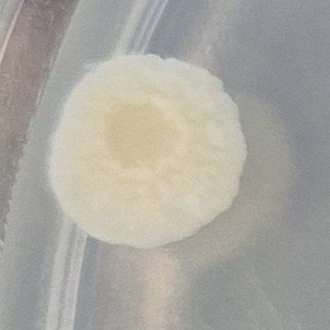
#> input picture figures/colony_screening/reference/strain7_colony_crop.jpg, 330 x 330 px
$ python -i extract_lawn_features.py   (imports and definitions only)
#> lines starting #> are read from the running program, lines starting #| are printed output that depends on the picture; after the words box and inside, x2 and y2 are one past the last pixel; in counts of white or black regions, pixels touching at a corner belong together
### scripts/colony_screening/segment_schizo_colonies.py
"""
Detect well-isolated single Schizochytrium-type colonies on plate photos
(reference lab strains, and environmental sample plates) and crop them out.

Adapted from the Chlorella pipeline (../../colony_pics/scripts/segment_colonies.py)
for a different organism and imaging setup:
  - Background is a reflective, scratched stainless-steel bench (highly
    variable brightness/color), NOT a uniform pale backdrop -- so the dish
    is found via Hough circle detection on grayscale, not color thresholding.
  - Colonies are cream/tan and BRIGHT (high value, moderate-high saturation,
    warm hue ~0-35), vs. the duller, lower-saturation agar background --
    the opposite brightness relationship from Chlorella's dark-on-light
    green colonies.
  - Images are much higher resolution (3000x4000) with a physically larger
    dish fraction of the frame.

Same shape-based philosophy as before: accept only blobs that are round,
solid, appropriately sized, and -- critically -- whose crop window contains
no other detected blob (rejects streak fragments, handwriting, and
neighboring colonies all in one check).
"""
import csv
import os
from dataclasses import dataclass

import cv2
import numpy as np

ROOT = os.path.dirname(os.path.dirname(os.path.abspath(__file__)))  # schizo_pics/

# ---- colony detection ---------------------------------------------------
# Plain HSV thresholding doesn't work: the agar has a warm cast under this
# lighting, overlapping colony color across differently-exposed shots.
# Global Otsu on raw brightness within the dish doesn't work either: a
# handheld phone shot has real illumination gradients across the dish
# (one side brighter than the other) independent of colonies, and a global
# cutoff picks that up as false positives.
# Local contrast (difference-of-Gaussians) handles both problems: it's
# invariant to the photo's overall exposure AND to smooth illumination
# gradients across the dish, as long as the blur radius is well above
# typical colony size (otherwise large colonies fragment into edge-only
# rings instead of filled blobs).
LOCAL_CONTRAST_BLUR_SIGMA = 250
LOCAL_CONTRAST_CUTOFF = 20  # fixed; background/agar noise sits near 0 at this sigma

# ---- dish detection ---------------------------------------------------
DISH_ERODE_PX = 130  # the plastic dish rim itself catches a bright highlight band;
                      # needs a wide erosion at this resolution to fully exclude it

# ---- shape filters (same logic as the Chlorella pipeline) -----------------
MIN_AREA = 150
MAX_AREA = 90000
MIN_CIRCULARITY = 0.40  # local-contrast mask edges are rougher than a clean color mask, lowered vs. the Chlorella pipeline
MIN_SOLIDITY = 0.78  # real colony edges have small bumps/dents; lowered vs. the Chlorella pipeline
MAX_ASPECT = 1.8
MIN_DIAM = 18
CROP_MARGIN_PX = 25
MIN_CROP_SIZE = 90
CROP_CONFLICT_PAD = 4


def imread_unicode(path):
    data = np.fromfile(path, dtype=np.uint8)
    return cv2.imdecode(data, cv2.IMREAD_COLOR)
#> returned value is the input picture: shape (330, 330, 3); mean B, G, R 159.8, 166.9, 169.7
#> in extract_lawn_features, `hsv = cv2.cvtColor(img, cv2.COLOR_BGR2HSV)`: hsv: shape (330, 330, 3); mean H, S, V 47.7, 17.6, 171.3


# [6 lines left out: function imwrite_unicode, not called in this run]


@dataclass
class Candidate:
    x: int
    y: int
    w: int
    h: int
    cx: float
    cy: float
    area: float
    circularity: float
    solidity: float
    accepted: bool = False
    reason: str = ""
    crop_box: tuple = None


def find_dish_roi(img):
    h, w = img.shape[:2]
#> h = 330; w = 330
    gray = cv2.cvtColor(img, cv2.COLOR_BGR2GRAY)
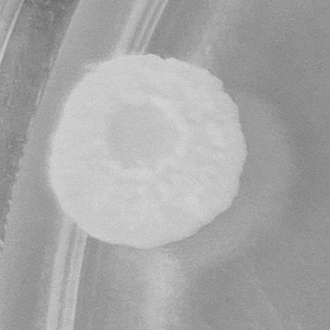
#> gray: shape (330, 330); min 107, max 217, mean 166.9
    gray_blur = cv2.medianBlur(gray, 9)
    circles = cv2.HoughCircles(
        gray_blur, cv2.HOUGH_GRADIENT, dp=1.5, minDist=w,
        param1=80, param2=60, minRadius=int(w * 0.25), maxRadius=int(w * 0.48),
    )
#> circles = None
    roi = np.zeros((h, w), np.uint8)
    if circles is None:
        # fallback: assume a centered circle filling most of the frame
        cx, cy, r = w // 2, int(h * 0.55), int(w * 0.40)
#> cx = 165; cy = 181; r = 132
    else:
        cx, cy, r = circles[0][0]
        cx, cy, r = int(cx), int(cy), int(r)
    cv2.circle(roi, (cx, cy), max(0, r - DISH_ERODE_PX), 255, thickness=cv2.FILLED)
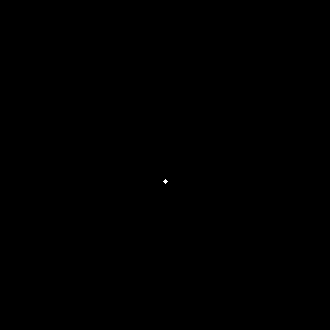
#> roi: shape (330, 330); 0.01% white in thin lines or dots, all inside (x1, y1, x2, y2) = (163, 179, 168, 184)
    return roi, (cx, cy, r)


# [12 lines left out: function compute_colony_mask_local_contrast, not called in this run]


# module-level hook so a batch-specific driver can swap in a different mask
# function (e.g. compute_colony_mask_hsv_dark below) without duplicating the
# shape-filter / crop-isolation / output logic in process_image.
MASK_FN = compute_colony_mask_local_contrast


# [134 lines left out: functions compute_colony_mask_hsv_dark, rects_overlap_with_pad, process_image, not called in this run]

### scripts/colony_screening/extract_lawn_features.py
"""
Fallback reference signature for strains where single colonies are too
scarce/absent (thick lawn/streak growth, per the user's note that lab
strains may not be under optimal isolation conditions).

Instead of individual colonies, this computes the same style of
color/texture descriptors over the WHOLE growth mass (streak + lawn +
colonies, whatever is present) as one pooled region per strain. This can't
support per-colony classification, but gives a "what does this strain's
growth generally look like" signature that can still contribute to the
Schizochytrium-likeness reference profile.
"""
import csv
import os
import sys

import cv2
import numpy as np

sys.path.insert(0, os.path.dirname(os.path.abspath(__file__)))
import segment_schizo_colonies as sc

ROOT = sc.ROOT
REF_DIR = os.path.join(ROOT, "reference")
OUT_CSV = os.path.join(ROOT, "reference_lawn_features.csv")


def extract_lawn_features(path):
    img = sc.imread_unicode(path)
    hsv = cv2.cvtColor(img, cv2.COLOR_BGR2HSV)
    dish_roi, _ = sc.find_dish_roi(img)

    v = hsv[:, :, 2].astype(np.float32)
    blur = cv2.GaussianBlur(v, (0, 0), sigmaX=sc.LOCAL_CONTRAST_BLUR_SIGMA)
    local_contrast = v - blur
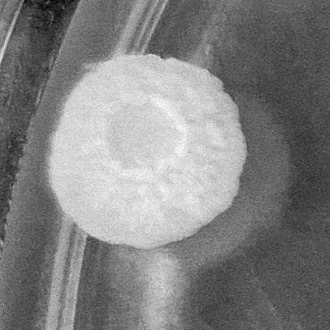
#> local_contrast: shape (330, 330) float32; min -57.89, max 55.7, mean -0.1; drawn with min black and max white
    growth_mask = np.where(local_contrast > sc.LOCAL_CONTRAST_CUTOFF, 255, 0).astype(np.uint8)
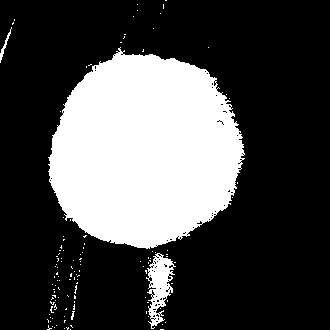
#> growth_mask: shape (330, 330); 28.3% white; 120 white regions (117 under 20 px), largest, box (x1, y1, x2, y2) and area: (48, 47, 245, 249) 29311, (146, 253, 176, 329) 1101, (0, 27, 12, 63) 81
    growth_mask = cv2.bitwise_and(growth_mask, growth_mask, mask=dish_roi)
    growth_mask = cv2.morphologyEx(growth_mask, cv2.MORPH_OPEN, np.ones((5, 5), np.uint8))
#> growth_mask: shape (330, 330); every value is 0
    growth_mask = cv2.morphologyEx(growth_mask, cv2.MORPH_CLOSE, np.ones((9, 9), np.uint8))

    growth_area = int((growth_mask > 0).sum())
#> growth_area = 0
    dish_area = int((dish_roi > 0).sum())
#> dish_area = 13
    if growth_area < 500:
        return None

    mean_hsv, std_hsv = cv2.meanStdDev(hsv, mask=growth_mask)
    gray = cv2.cvtColor(img, cv2.COLOR_BGR2GRAY)
    texture_std = cv2.meanStdDev(gray, mask=growth_mask)[1].flatten()[0]

    return dict(
        growth_fraction=round(growth_area / dish_area, 4),
        mean_hue=round(mean_hsv[0, 0], 1), mean_sat=round(mean_hsv[1, 0], 1), mean_val=round(mean_hsv[2, 0], 1),
        std_hue=round(std_hsv[0, 0], 1), std_sat=round(std_hsv[1, 0], 1), std_val=round(std_hsv[2, 0], 1),
        texture_std=round(float(texture_std), 1),
    )


def main():
    rows = []
    for strain in sorted(os.listdir(REF_DIR)):
        sdir = os.path.join(REF_DIR, strain)
        files = sorted(os.listdir(sdir))
        lid_off = files[1]
        feat = extract_lawn_features(os.path.join(sdir, lid_off))
        if feat is None:
            print(f"{strain}: no usable growth region found")
            continue
        feat["strain"] = strain
        feat["source_image"] = os.path.join("reference", strain, lid_off)
        rows.append(feat)
        print(f"{strain}: growth_fraction={feat['growth_fraction']:.3f} "
              f"mean_hue={feat['mean_hue']} mean_sat={feat['mean_sat']} mean_val={feat['mean_val']} "
              f"texture_std={feat['texture_std']}")

    fieldnames = ["strain", "source_image", "growth_fraction",
                  "mean_hue", "mean_sat", "mean_val", "std_hue", "std_sat", "std_val", "texture_std"]
    with open(OUT_CSV, "w", newline="", encoding="utf-8") as f:
        w = csv.DictWriter(f, fieldnames=fieldnames)
        w.writeheader()
        w.writerows(rows)
    print(f"\nWrote {len(rows)} rows to {OUT_CSV}")


# [2 lines not run here, left out]

>>> result = extract_lawn_features('../../figures/colony_screening/reference/strain7_colony_crop.jpg')
